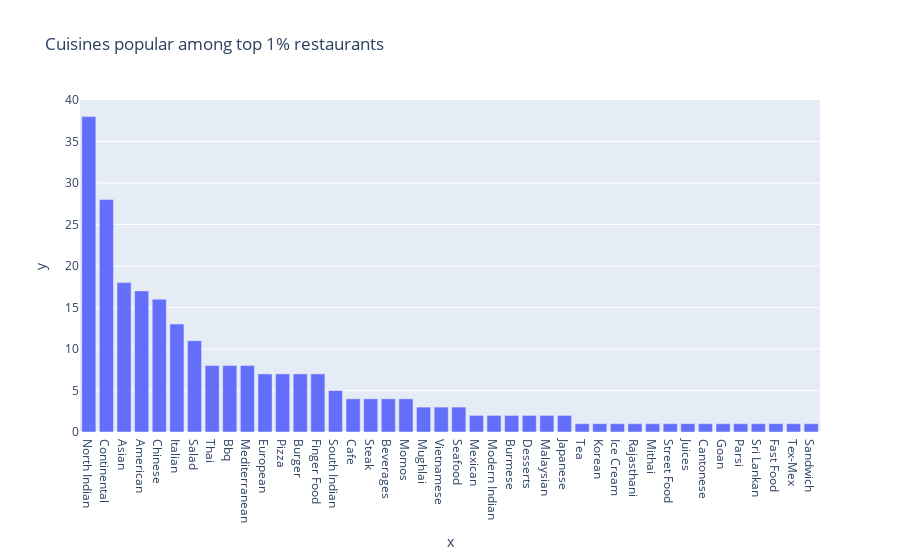

Notebook code for this chart:
### Code cell
px.bar(expanded_cuisines.value_counts()    # ascending=false by default and sort=true means by values else by column name
,x=expanded_cuisines.value_counts()    
.index,y=expanded_cuisines.value_counts()  
.values,title="Cuisines popular among top 1% restaurants")

### Figure 1 — Plotly figure (JSON) as saved in the notebook; plotly's stock layout.template omitted (floating-point values rounded to 4 significant figures)
{"data": [{"alignmentgroup": "True", "hovertemplate": "x=%{x}<br>y=%{y}<extra></extra>", "legendgroup": "", "marker": {"color": "#636efa", "pattern": {"shape": ""}}, "name": "", "offsetgroup": "", "orientation": "v", "showlegend": false, "textposition": "auto", "type": "bar", "x": ["North Indian", "Continental", "Asian", "American", "Chinese", "Italian", "Salad", "Thai", "Bbq", "Mediterranean", "European", "Pizza", "Burger", "Finger Food", "South Indian", "Cafe", "Steak", "Beverages", "Momos", "Mughlai", "Vietnamese", "Seafood", "Mexican", "Modern Indian", "Burmese", "Desserts", "Malaysian", "Japanese", "Tea", "Korean", "Ice Cream", "Rajasthani", "Mithai", "Street Food", "Juices", "Cantonese", "Goan", "Parsi", "Sri Lankan", "Fast Food", "Tex-Mex", "Sandwich"], "xaxis": "x", "y": [38, 28, 18, 17, 16, 13, 11, 8, 8, 8, 7, 7, 7, 7, 5, 4, 4, 4, 4, 3, 3, 3, 2, 2, 2, 2, 2, 2, 1, 1, 1, 1, 1, 1, 1, 1, 1, 1, 1, 1, 1, 1], "yaxis": "y"}], "layout": {"autosize": true, "barmode": "relative", "legend": {"tracegroupgap": 0}, "title": {"text": "Cuisines popular among top 1% restaurants"}, "xaxis": {"anchor": "y", "autorange": true, "domain": [0, 1], "range": [-0.5, 41.5], "title": {"text": "x"}, "type": "category"}, "yaxis": {"anchor": "x", "autorange": true, "domain": [0, 1], "range": [0, 40], "title": {"text": "y"}, "type": "linear"}}}
